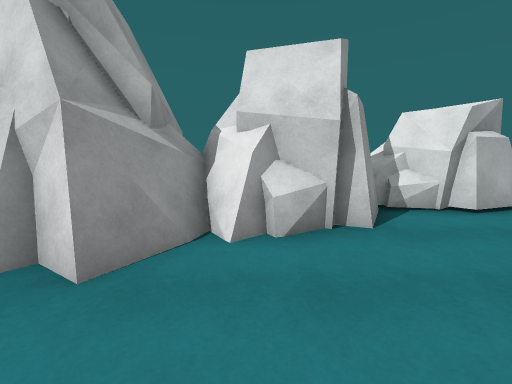
View 1 (above)

22 first-person views from a walk through a 3-D level made in the Unity game engine. The camera is 1.4 m above the floor, tilts 8° down and sees 90° across. The floor is counted in squares, 1 m on a side. Each view is taken from the middle of a square. On the plan, view 1 faces up. The plan holds only what a view shows up to about 13 squares ahead; the rest is blank. The place goes on beyond the plan. The player is left out. Some animated figures are left out.

View 2
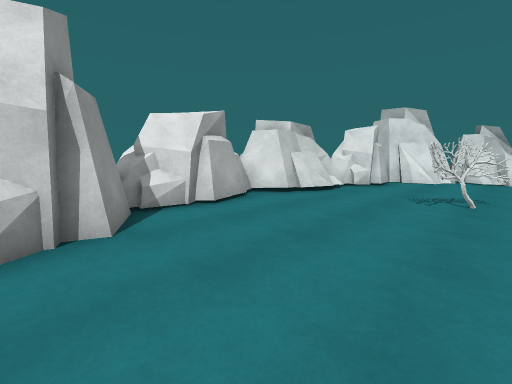

View 3
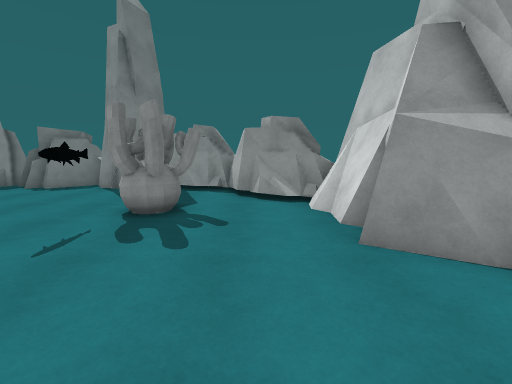

View 4
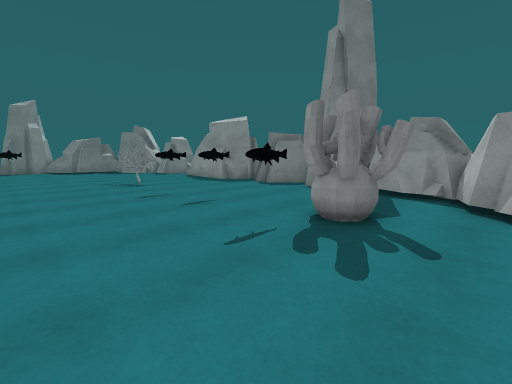

View 5
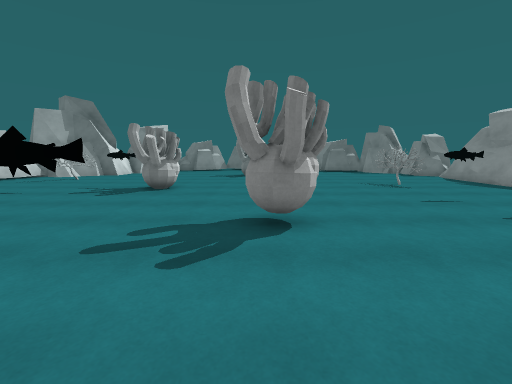

View 6
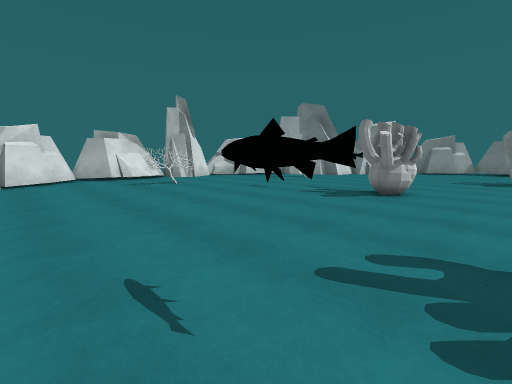

View 7
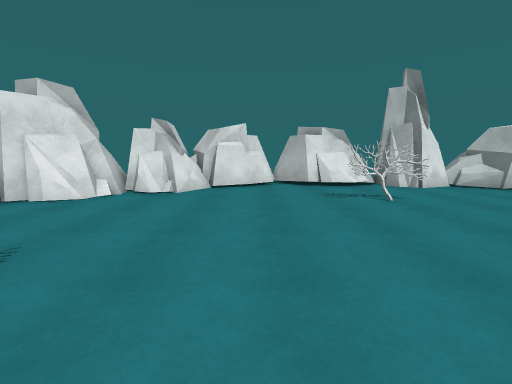

View 8
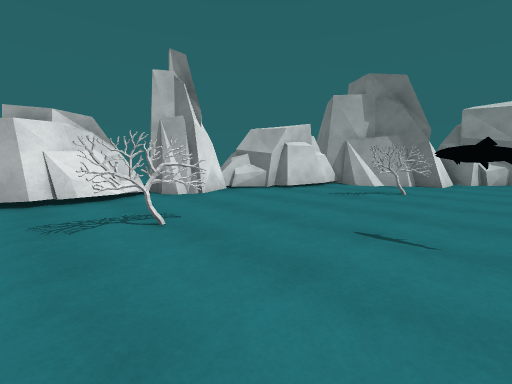

View 9
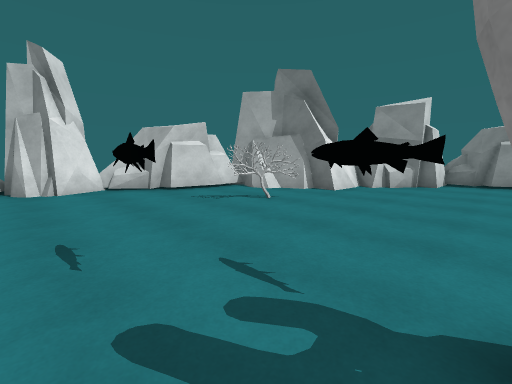

View 10
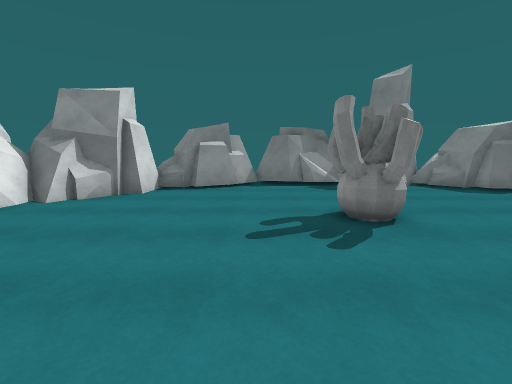

View 11
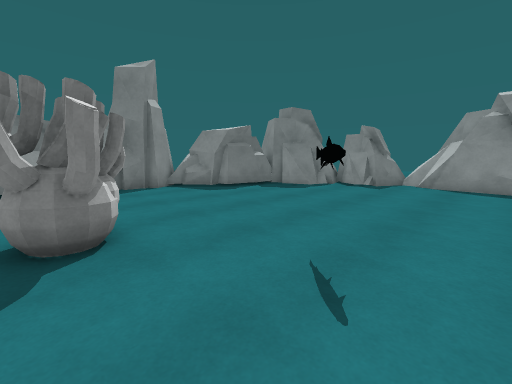

View 12
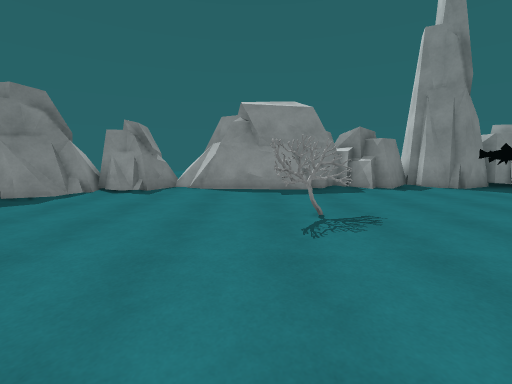

View 13
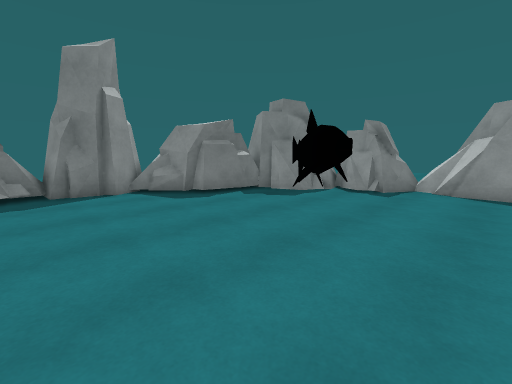

View 14
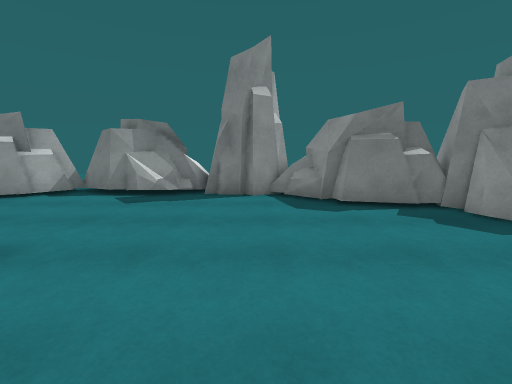

View 15
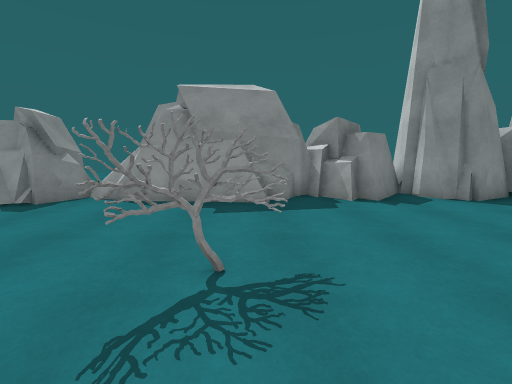

View 16
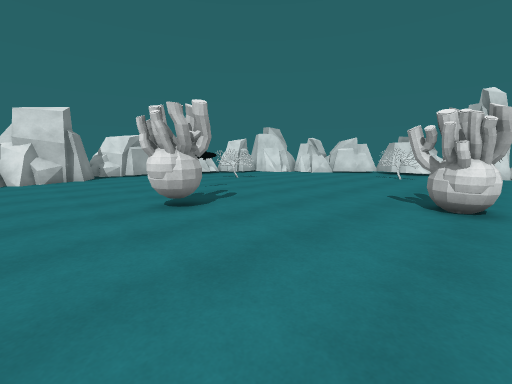

View 17
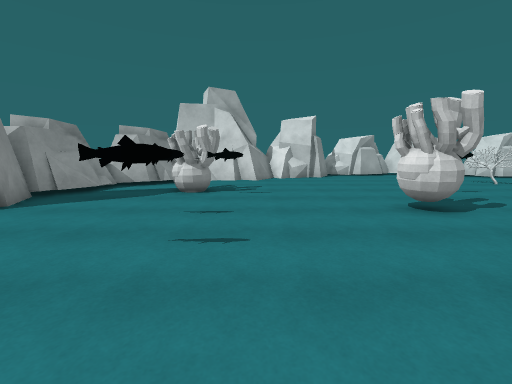

View 18
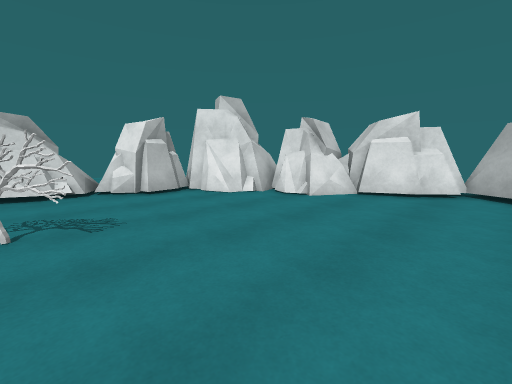

View 19
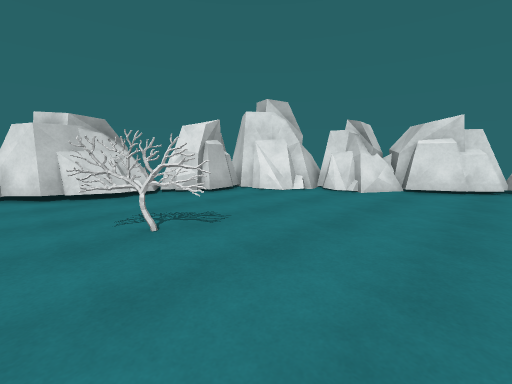

View 20
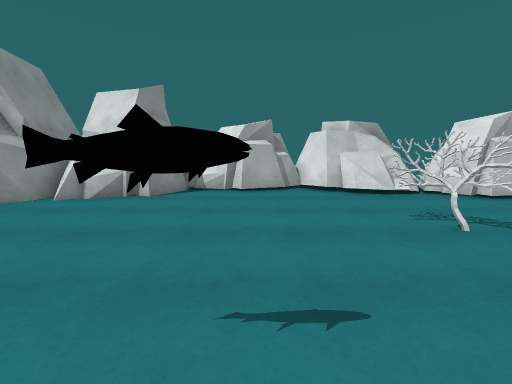

View 21
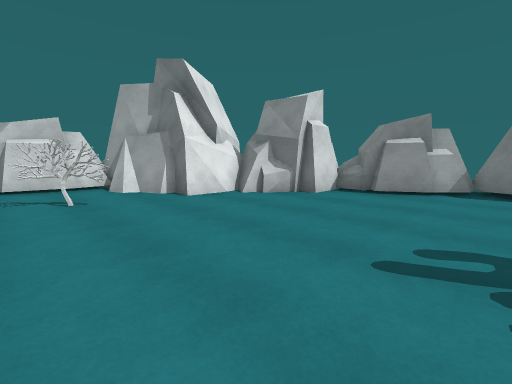

View 22
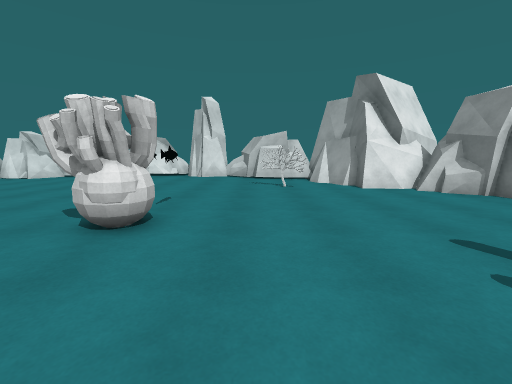

### Floor plan
Key: @ floor where view 1 was taken; # wall or solid block; . floor; = window, fence, low wall or low ledge; R rock; O other object.
Columns run from 12 left of view 1 to 22 right of it. Each row starts with its distance up from view 1.
  8               RRRRRRRR
  7            RR RRRRRRRRRRRR
  6            RRRRR..R..RRRRRR  RR
  5           ##RRR..........RRRRRR
  4      ######=................RRR
  3      RR####.................RRRR
  2     RRO.......................RR
  1    RRR...............OO.......RRR
  0  RRRR.......@.........OO......RRRR
 -1  RRR...OO......................RRR
 -2  RRR...OO........OO.............R
 -3  RR......O........O.............RR
 -4 RRR...........O..................RR
 -5 RRRR..........OO.................RR
 -6 RRR....OO.....OO............O...RRR
 -7  RR.........................O...RR
 -8  RRR....OO..................O....R
 -9  RRR............................RR
-10  RR................O...OO......RRR
-11   #=..............OOO...........RR
-12   ##....O..........OOOO.........RR
-13   ##....OO.....................RRR
-14    #.....O.................O..RRR
-15    #......................O...RR
-16  ###........OO...........O....R
-17  #=.........................=.R
-18   RR...........OO..........####
-19  RRR...........OO........####
-20  RRRR....................##
-21    RRR..................RR#
-22   RRRRR................RRR#
-23     RRRRR.............RRRRR
-24    RRRRRRR..........RRRRR
-25      R  RRRRR..RR..RRRR
-26          RRRRRRRRRRR R
-27           RRRRRRRRR

Positions as (right, up) in squares from view 1, and headings:
1: (0, 0), facing up
2: (1, 0), facing up-right
3: (2, 1), facing left
4: (1, 1), facing down-left
5: (3, 0), facing down
6: (4, -1), facing down-right
7: (8, -3), facing right
8: (11, -5), facing down-right
9: (8, -9), facing down-right
10: (6, -13), facing down
11: (4, -14), facing down-left
12: (2, -14), facing left
13: (2, -15), facing down-left
14: (-1, -16), facing down
15: (-1, -12), facing left
16: (-1, -12), facing up-right
17: (-2, -12), facing up
18: (10, -5), facing up-right
19: (8, -4), facing up-right
20: (6, -4), facing up
21: (5, -14), facing down-right
22: (2, -14), facing right
